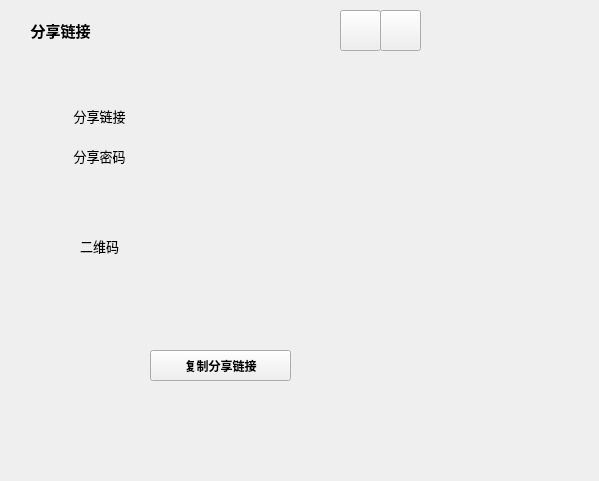
<?xml version="1.0" encoding="UTF-8"?>
<ui version="4.0">
 <class>ShareLinkWindow</class>
 <widget class="QMainWindow" name="ShareLinkWindow">
  <property name="geometry">
   <rect>
    <x>0</x>
    <y>0</y>
    <width>599</width>
    <height>481</height>
   </rect>
  </property>
  <property name="windowTitle">
   <string>分享链接</string>
  </property>
  <widget class="QWidget" name="centralwidget">
   <widget class="QWidget" name="widget" native="true">
    <property name="geometry">
     <rect>
      <x>10</x>
      <y>50</y>
      <width>421</width>
      <height>361</height>
     </rect>
    </property>
    <widget class="QPushButton" name="pushButton_2">
     <property name="geometry">
      <rect>
       <x>140</x>
       <y>300</y>
       <width>141</width>
       <height>31</height>
      </rect>
     </property>
     <property name="font">
      <font>
       <family>幼圆</family>
       <pointsize>9</pointsize>
       <weight>75</weight>
       <bold>true</bold>
      </font>
     </property>
     <property name="text">
      <string>复制分享链接</string>
     </property>
    </widget>
    <widget class="QWidget" name="widget_2" native="true">
     <property name="geometry">
      <rect>
       <x>40</x>
       <y>40</y>
       <width>111</width>
       <height>231</height>
      </rect>
     </property>
     <widget class="QLabel" name="label">
      <property name="geometry">
       <rect>
        <x>0</x>
        <y>10</y>
        <width>99</width>
        <height>31</height>
       </rect>
      </property>
      <property name="font">
       <font>
        <family>幼圆</family>
        <pointsize>10</pointsize>
       </font>
      </property>
      <property name="text">
       <string>分享链接</string>
      </property>
      <property name="alignment">
       <set>Qt::AlignCenter</set>
      </property>
     </widget>
     <widget class="QLabel" name="label_2">
      <property name="geometry">
       <rect>
        <x>0</x>
        <y>50</y>
        <width>99</width>
        <height>31</height>
       </rect>
      </property>
      <property name="font">
       <font>
        <family>幼圆</family>
        <pointsize>10</pointsize>
       </font>
      </property>
      <property name="text">
       <string>分享密码</string>
      </property>
      <property name="alignment">
       <set>Qt::AlignCenter</set>
      </property>
     </widget>
     <widget class="QLabel" name="label_3">
      <property name="geometry">
       <rect>
        <x>0</x>
        <y>140</y>
        <width>99</width>
        <height>31</height>
       </rect>
      </property>
      <property name="font">
       <font>
        <family>幼圆</family>
        <pointsize>10</pointsize>
       </font>
      </property>
      <property name="text">
       <string>二维码</string>
      </property>
      <property name="alignment">
       <set>Qt::AlignCenter</set>
      </property>
     </widget>
    </widget>
    <widget class="QLabel" name="link_label">
     <property name="geometry">
      <rect>
       <x>170</x>
       <y>50</y>
       <width>231</width>
       <height>31</height>
      </rect>
     </property>
     <property name="font">
      <font>
       <family>幼圆</family>
       <pointsize>10</pointsize>
      </font>
     </property>
     <property name="text">
      <string/>
     </property>
     <property name="alignment">
      <set>Qt::AlignLeading|Qt::AlignLeft|Qt::AlignVCenter</set>
     </property>
    </widget>
    <widget class="QLabel" name="pwd_label">
     <property name="geometry">
      <rect>
       <x>170</x>
       <y>90</y>
       <width>231</width>
       <height>31</height>
      </rect>
     </property>
     <property name="font">
      <font>
       <family>幼圆</family>
       <pointsize>10</pointsize>
      </font>
     </property>
     <property name="text">
      <string/>
     </property>
     <property name="alignment">
      <set>Qt::AlignCenter</set>
     </property>
    </widget>
    <widget class="QLabel" name="qr_label">
     <property name="geometry">
      <rect>
       <x>220</x>
       <y>130</y>
       <width>141</width>
       <height>141</height>
      </rect>
     </property>
     <property name="font">
      <font>
       <family>幼圆</family>
       <pointsize>10</pointsize>
      </font>
     </property>
     <property name="text">
      <string/>
     </property>
     <property name="alignment">
      <set>Qt::AlignCenter</set>
     </property>
    </widget>
    <zorder>widget_2</zorder>
    <zorder>pushButton_2</zorder>
    <zorder>link_label</zorder>
    <zorder>pwd_label</zorder>
    <zorder>qr_label</zorder>
   </widget>
   <widget class="QWidget" name="widget_3" native="true">
    <property name="geometry">
     <rect>
      <x>10</x>
      <y>10</y>
      <width>421</width>
      <height>41</height>
     </rect>
    </property>
    <widget class="QPushButton" name="minButton">
     <property name="geometry">
      <rect>
       <x>330</x>
       <y>0</y>
       <width>41</width>
       <height>41</height>
      </rect>
     </property>
     <property name="text">
      <string/>
     </property>
    </widget>
    <widget class="QPushButton" name="closeButton">
     <property name="geometry">
      <rect>
       <x>370</x>
       <y>0</y>
       <width>41</width>
       <height>41</height>
      </rect>
     </property>
     <property name="text">
      <string/>
     </property>
    </widget>
    <widget class="QLabel" name="label_7">
     <property name="geometry">
      <rect>
       <x>0</x>
       <y>0</y>
       <width>101</width>
       <height>41</height>
      </rect>
     </property>
     <property name="font">
      <font>
       <family>幼圆</family>
       <pointsize>11</pointsize>
       <weight>75</weight>
       <bold>true</bold>
      </font>
     </property>
     <property name="text">
      <string>分享链接</string>
     </property>
     <property name="alignment">
      <set>Qt::AlignCenter</set>
     </property>
    </widget>
   </widget>
  </widget>
 </widget>
 <resources/>
 <connections/>
</ui>
